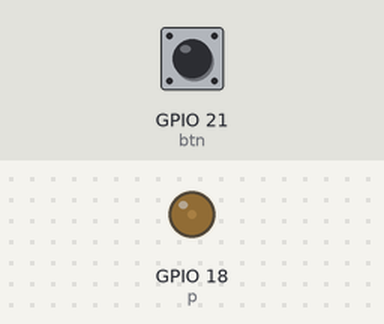
This program was run on a simulated Raspberry Pi (BCM pin numbers). Shown: output pins drawn as LEDs (lit = HIGH). The test bench sets the inputs (shaded band); at power-on: GPIO 21 (btn) LOW.

Above: at 1.2 s.
1.3 s: GPIO 21 (btn) pulled HIGH for 0.15 s
At 2.5 s:
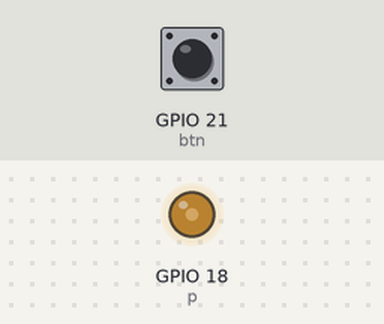
2.9 s: GPIO 21 (btn) pulled HIGH for 1 s
At 3.7 s:
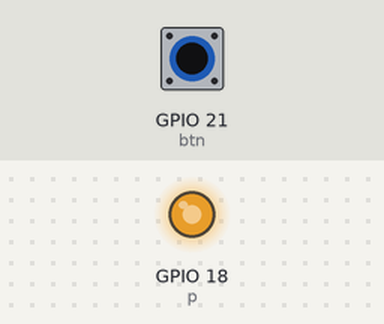
5.4 s: GPIO 21 (btn) pulled HIGH for 3.2 s
At 6.8 s:
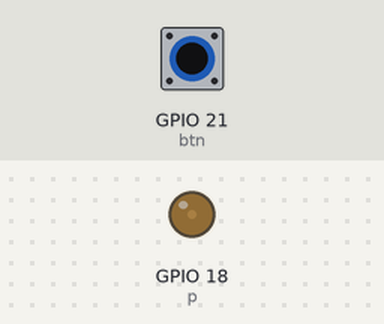
Timing chart, 0 to 8.4 s (numbered marks = the images above; inputs shaded):
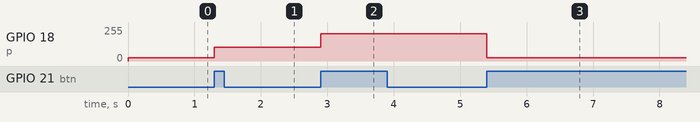

The program:

ex05_PWMbtn.py
```python
import RPi.GPIO as gp
import time

gp.setmode(gp.BCM)
gp.setup(21,gp.IN)
gp.setup(18,gp.OUT)

p= gp.PWM(18,500)
p.start(0)
cnt=0
check=True
# try:
#     while True:
#         btn=gp.input(21)
#
#         if btn==1:
#             if cnt==0:
#                 p.ChangeDutyCycle(10)
#                 cnt+=1
#             elif cnt==1:
#                 p.ChangeDutyCycle(40)
#                 cnt+=1
#             else :
#                 p.ChangeDutyCycle(80)
#                 cnt=0

try:
    while True:
        btn=gp.input(21)

        if btn==1:
            if check== True:
                cnt+=1
                check=False

        else:
            check=True
            gp.output(18,cnt%2)

        if cnt%3==0:
            p.ChangeDutyCycle(10)
        elif cnt%3==1:
            p.ChangeDutyCycle(40)
        else :
            p.ChangeDutyCycle(80)

except KeyboardInterrupt:
    gp.cleanup()
```

Measured:
- after the input at 1.3 s, GPIO 18 (p): 26/255 → 102/255 at once
- after the input at 2.9 s, GPIO 18 (p): 102/255 → 204/255 at once
- after the input at 5.4 s, GPIO 18 (p): 204/255 → 26/255 at once
